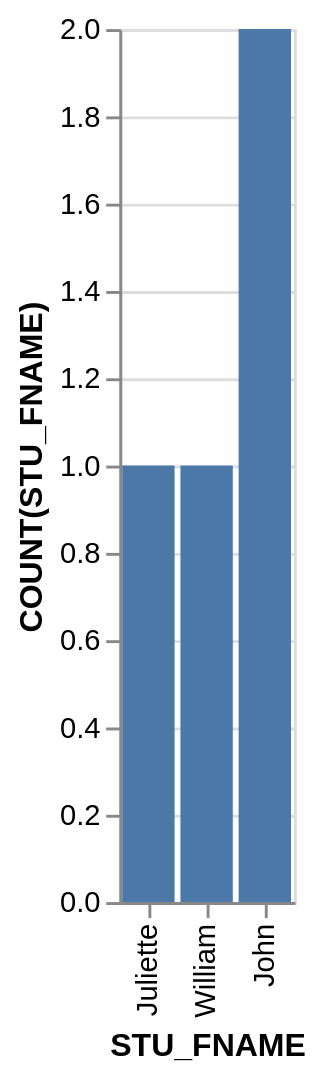

This figure's Vega-Lite source:
### Vega-Lite specification from a JSON file in a GitHub repository (floating-point values rounded to 4 significant figures)
{"data": {"values": [{"x_data": "Juliette", "y_data": 1}, {"x_data": "William", "y_data": 1}, {"x_data": "John", "y_data": 2}]}, "mark": "bar", "encoding": {"x": {"field": "x_data", "type": "nominal", "title": "STU_FNAME", "sort": {"op": "sum", "field": "y_data", "order": "ascending"}}, "y": {"field": "y_data", "type": "quantitative", "title": "COUNT(STU_FNAME)"}}}
